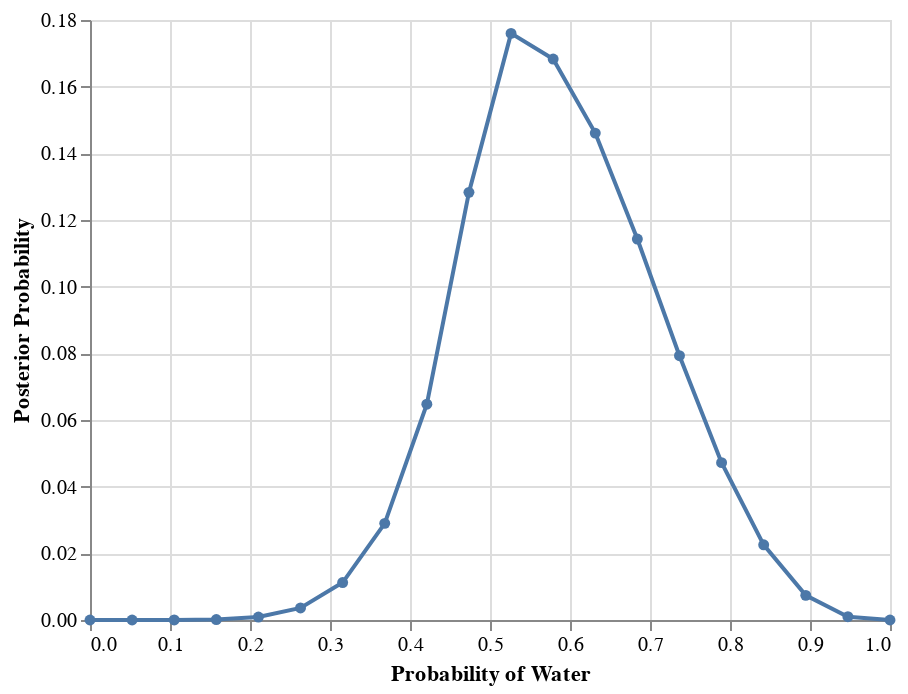

The notebook cell this image was saved under:
### Code cell
prior = np.exp(-5*np.abs(np.linspace(0, 1, 20) - 0.5))
source = grid_approx(prior, 9, 6)
(alt
 .Chart(source)
 .mark_line(point=True)
 .encode(x=alt.X("x", title='Probability of Water'), 
         y=alt.Y("p(x)", title="Posterior Probability")))

### Figure 1 — Vega-Lite specification as saved in the notebook (floating-point values rounded to 4 significant figures)
{"config": {"view": {"continuousWidth": 400, "continuousHeight": 300}}, "data": {"name": "data-18a200be61e73b81a4fa2b576972735f"}, "mark": {"type": "line", "point": true}, "encoding": {"x": {"type": "quantitative", "field": "x", "title": "Probability of Water"}, "y": {"type": "quantitative", "field": "p(x)", "title": "Posterior Probability"}}, "$schema": "https://vega.github.io/schema/vega-lite/v4.8.1.json", "datasets": {"data-18a200be61e73b81a4fa2b576972735f": [{"x": 0.0, "p(x)": 0.0}, {"x": 0.05263, "p(x)": 1.715e-07}, {"x": 0.1053, "p(x)": 1.203e-05}, {"x": 0.1579, "p(x)": 0.0001486}, {"x": 0.2105, "p(x)": 0.0008952}, {"x": 0.2632, "p(x)": 0.003612}, {"x": 0.3158, "p(x)": 0.01124}, {"x": 0.3684, "p(x)": 0.02899}, {"x": 0.4211, "p(x)": 0.06474}, {"x": 0.4737, "p(x)": 0.1283}, {"x": 0.5263, "p(x)": 0.176}, {"x": 0.5789, "p(x)": 0.1683}, {"x": 0.6316, "p(x)": 0.1461}, {"x": 0.6842, "p(x)": 0.1143}, {"x": 0.7368, "p(x)": 0.0793}, {"x": 0.7895, "p(x)": 0.04721}, {"x": 0.8421, "p(x)": 0.02255}, {"x": 0.8947, "p(x)": 0.007388}, {"x": 0.9474, "p(x)": 0.001}, {"x": 1.0, "p(x)": 0.0}]}}
